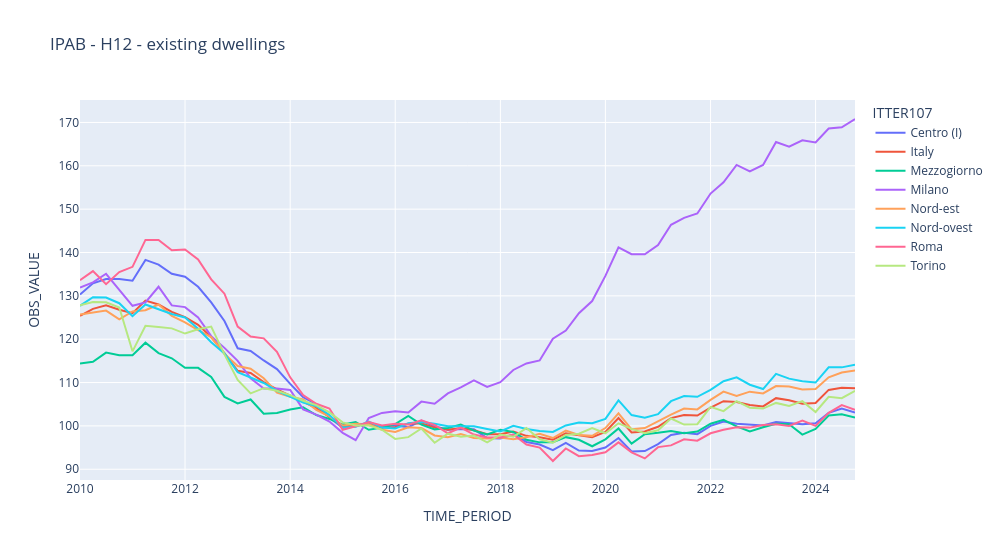
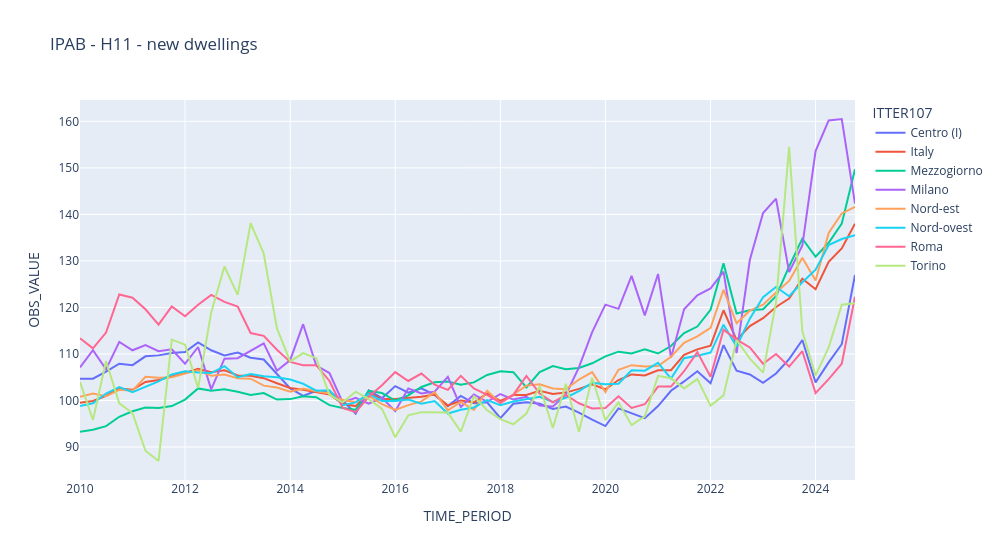

Notebook code cell kept with these figures, in order:
### Code cell
import plotly.express as px
for abit_comprav in [
    "H12 - existing dwellings",
    "H11 - new dwellings"
]:
    fig = px.line(
        df3.query(f"ABIT_COMPRAV == '{abit_comprav}'").sort_values(by=["TIME_PERIOD", "ITTER107"]),
        x="TIME_PERIOD",
        y="OBS_VALUE",
        title=f"IPAB - {abit_comprav}",
        color="ITTER107"
    ).update_layout(width=1000).show()
